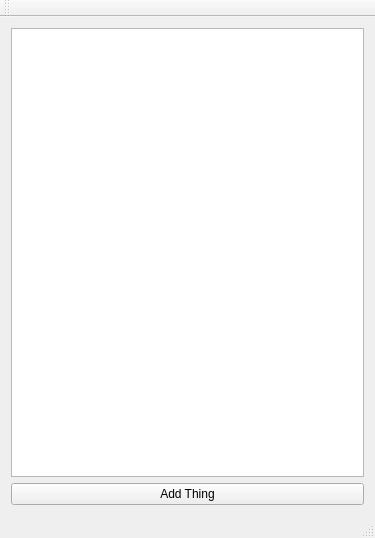
<?xml version="1.0" encoding="UTF-8"?>
<ui version="4.0">
 <class>MainWindow</class>
 <widget class="QMainWindow" name="MainWindow">
  <property name="geometry">
   <rect>
    <x>0</x>
    <y>0</y>
    <width>375</width>
    <height>538</height>
   </rect>
  </property>
  <property name="windowTitle">
   <string>MainWindow</string>
  </property>
  <widget class="QWidget" name="centralWidget">
   <layout class="QGridLayout" name="gridLayout">
    <item row="0" column="0">
     <layout class="QVBoxLayout" name="verticalLayout">
      <item>
       <widget class="QTreeView" name="treeView"/>
      </item>
     </layout>
    </item>
    <item row="1" column="0">
     <widget class="QPushButton" name="btn_AddThing">
      <property name="text">
       <string>Add Thing</string>
      </property>
     </widget>
    </item>
   </layout>
  </widget>
  <widget class="QMenuBar" name="menuBar">
   <property name="geometry">
    <rect>
     <x>0</x>
     <y>0</y>
     <width>375</width>
     <height>21</height>
    </rect>
   </property>
  </widget>
  <widget class="QToolBar" name="mainToolBar">
   <attribute name="toolBarArea">
    <enum>TopToolBarArea</enum>
   </attribute>
   <attribute name="toolBarBreak">
    <bool>false</bool>
   </attribute>
  </widget>
  <widget class="QStatusBar" name="statusBar"/>
 </widget>
 <layoutdefault spacing="6" margin="11"/>
 <resources/>
 <connections/>
</ui>
